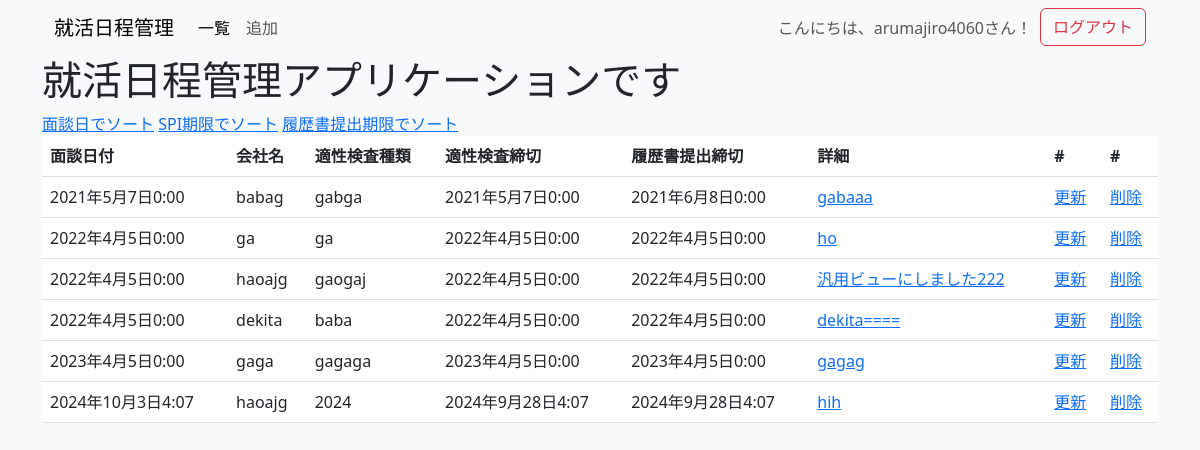
The app's page / (signed in), older data.
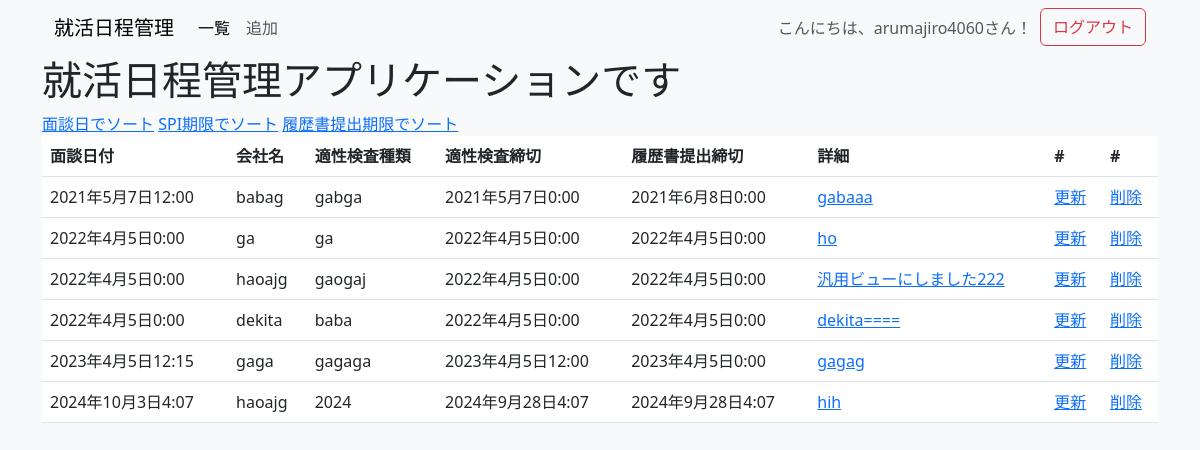
The same page, newer data.
### manage_app/models.py (models this page shows, shortened)
class Day(models.Model):
    date_of_interview = models.DateTimeField('面談日付')
    name_of_company = models.CharField('会社名',max_length=200)
    what_kinda_spi = models.CharField('適性検査種類',max_length=100)
    date_of_spi = models.DateTimeField('適性検査日付')
    resume_of_spi = models.DateTimeField('履歴書提出日時')
    detail_text = models.TextField('詳細')
    author = models.ForeignKey(User, on_delete=models.CASCADE, verbose_name='投稿者')

### manage_app/views.py (the view)
# urls.py: path('',views.IndexView.as_view(),name='index'),
class IndexView(LoginRequiredMixin, generic.ListView):
    model = Day
    def get_queryset(self):
        sort_by = self.request.GET.get('sort_by', 'date_of_interview')
        return Day.objects.filter(author=self.request.user).order_by(sort_by)

### manage_app/templates/manage_app/day_list.html (shortened to what this page needs)
{% extends 'manage_app/base.html' %}
{% block content %}
<h1>就活日程管理アプリケーションです</h1>
<div>
    <a href="?sort_by=date_of_interview">面談日でソート</a>
    <a href="?sort_by=what_kinda_spi">SPI期限でソート</a>
    <a href="?sort_by=resume_of_spi">履歴書提出期限でソート</a>
</div>
<table class="table">
<thead>
    <tr>
        <th>面談日付</th>
        <th>会社名</th>
        <th>適性検査種類</th>
        <th>適性検査締切</th>
        <th>履歴書提出締切</th>
        <th>詳細</th>
        <th>#</th>
        <th>#</th>
    </tr>
</thead>
<tbody>
    {% for day in day_list %}
    <tr>
        <td>{{day.date_of_interview}}</td>
        <td>{{day.name_of_company}}</td>
        <td>{{day.what_kinda_spi}}</td>
        <td>{{day.date_of_spi}}</td>
        <td>{{day.resume_of_spi}}</td>
        <td><a href="{% url 'manage_app:detail' day.pk %}">{{ day.detail_text }}</a></td>
        <td><a href="{% url 'manage_app:update' day.pk %}">更新</a></td>
        <td><a href="{% url 'manage_app:delete' day.pk %}">削除</a></td>
    </tr>
    {% endfor %}
</tbody>
</table>
{% endblock %}

Row changes from the older to the newer data that the page shows:
changed Day "babag": date_of_interview "2021年5月7日0:00" → "2021年5月7日12:00"
changed Day "gaga": date_of_interview "2023年4月5日0:00" → "2023年4月5日12:15"; date_of_spi "2023年4月5日0:00" → "2023年4月5日12:00"
